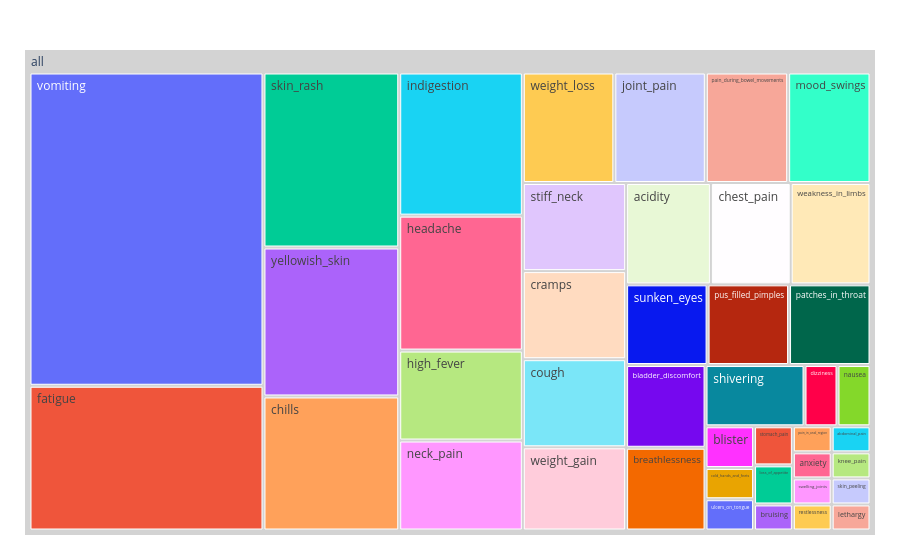

Notebook source saved alongside this figure:
### Code cell
# Most Frequent Symptom_2
df_mfs2 = pd.DataFrame(most_frequent_symptom2)
df_mfs2 = df_mfs2.reset_index()

fig = px.treemap(df_mfs2, path=[px.Constant("all"), 'Symptom_2'], values= 'count')

fig.update_traces(root_color="lightgray")
fig.update_layout(margin = dict(t=50, l=25, r=25, b=25))
fig.show()

### Figure 1 — Plotly figure (JSON) as saved in the notebook; plotly's stock layout.template omitted (floating-point values rounded to 4 significant figures)
{"data": [{"branchvalues": "total", "domain": {"x": [0, 1], "y": [0, 1]}, "hovertemplate": "labels=%{label}<br>count=%{value}<br>parent=%{parent}<br>id=%{id}<extra></extra>", "ids": ["all/ vomiting", "all/ fatigue", "all/ skin_rash", "all/ yellowish_skin", "all/ chills", "all/ indigestion", "all/ headache", "all/ high_fever", "all/ neck_pain", "all/ weight_loss", "all/ joint_pain", "all/ pain_during_bowel_movements", "all/ mood_swings", "all/ stiff_neck", "all/ cramps", "all/ cough", "all/ weight_gain", "all/ acidity", "all/ chest_pain", "all/ weakness_in_limbs", "all/ sunken_eyes", "all/ pus_filled_pimples", "all/ patches_in_throat", "all/ bladder_discomfort", "all/ breathlessness", "all/ shivering", "all/ dizziness", "all/ nausea", "all/ blister", "all/ cold_hands_and_feets", "all/ ulcers_on_tongue", "all/ stomach_pain", "all/ loss_of_appetite", "all/ bruising", "all/ pain_in_anal_region", "all/ abdominal_pain", "all/ anxiety", "all/ knee_pain", "all/ swelling_joints", "all/ restlessness", "all/ skin_peeling", "all/ lethargy", "all"], "labels": [" vomiting", " fatigue", " skin_rash", " yellowish_skin", " chills", " indigestion", " headache", " high_fever", " neck_pain", " weight_loss", " joint_pain", " pain_during_bowel_movements", " mood_swings", " stiff_neck", " cramps", " cough", " weight_gain", " acidity", " chest_pain", " weakness_in_limbs", " sunken_eyes", " pus_filled_pimples", " patches_in_throat", " bladder_discomfort", " breathlessness", " shivering", " dizziness", " nausea", " blister", " cold_hands_and_feets", " ulcers_on_tongue", " stomach_pain", " loss_of_appetite", " bruising", " pain_in_anal_region", " abdominal_pain", " anxiety", " knee_pain", " swelling_joints", " restlessness", " skin_peeling", " lethargy", "all"], "name": "", "parents": ["all", "all", "all", "all", "all", "all", "all", "all", "all", "all", "all", "all", "all", "all", "all", "all", "all", "all", "all", "all", "all", "all", "all", "all", "all", "all", "all", "all", "all", "all", "all", "all", "all", "all", "all", "all", "all", "all", "all", "all", "all", "all", ""], "root": {"color": "lightgray"}, "type": "treemap", "values": [870.0, 402.0, 282.0, 240.0, 216.0, 210.0, 198.0, 132.0, 132.0, 120.0, 120.0, 108.0, 108.0, 108.0, 108.0, 108.0, 102.0, 102.0, 96.0, 96.0, 78.0, 78.0, 78.0, 78.0, 78.0, 72.0, 24.0, 24.0, 24.0, 18.0, 18.0, 18.0, 18.0, 12.0, 12.0, 12.0, 12.0, 12.0, 12.0, 12.0, 12.0, 12.0, 4572.0]}], "layout": {"legend": {"tracegroupgap": 0}, "margin": {"b": 25, "l": 25, "r": 25, "t": 50}}}
